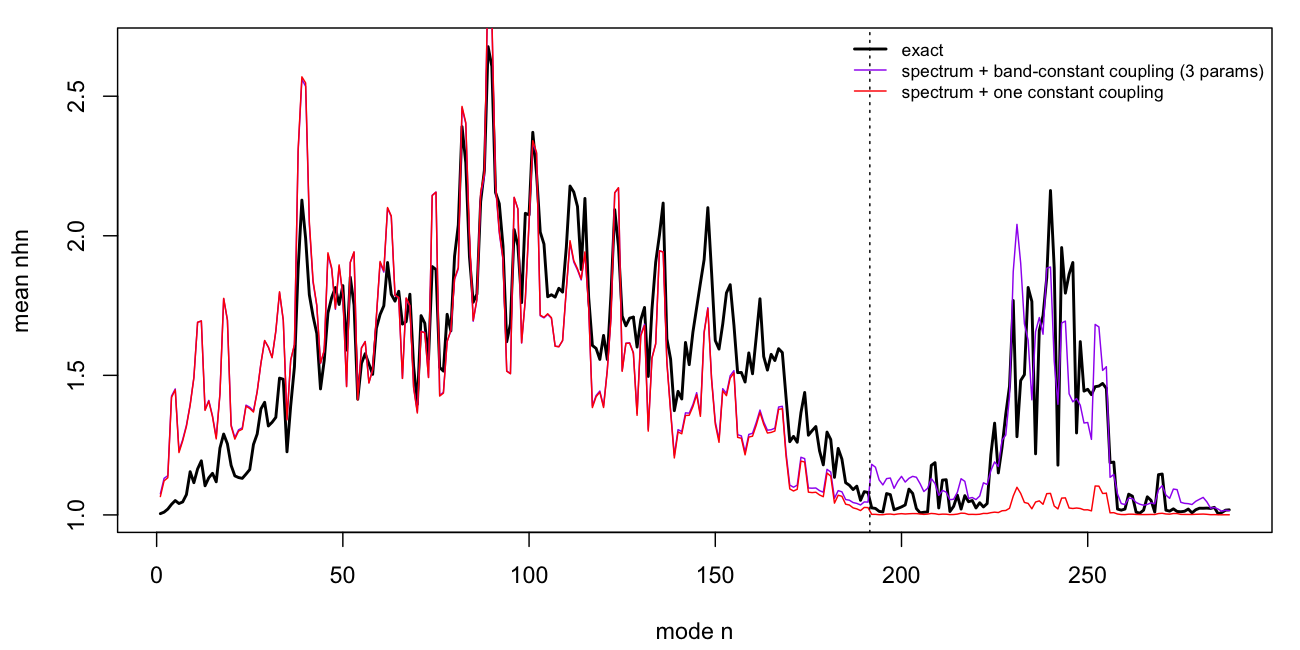

Here is the R script that generated this plot:
# Run from the package root: Rscript dev/explorations/motion_comparisons/nhn_bands.R
out_dir <- "dev/explorations/motion_comparisons"
d <- readRDS(file.path(out_dir, "nhn_scan.rds")); e <- readRDS(file.path(out_dir, "nhn_explain.rds"))
lambda <- d$lambda; n <- length(lambda); nhn_mean <- e$nhn_mean
jump <- which.max(lambda[-1] / lambda[-n])
cat("largest ratio lambda[n+1]/lambda[n] at n =", jump, ":", signif(lambda[jump], 3), "->", signif(lambda[jump + 1], 3), "\n")
cat("modes below the jump:", jump, " above:", n - jump, " (nsites - 1 =", n / 3 + 2 - 1, "backbone bonds)\n")
exp_entropy <- function(w) { p <- w / rowSums(w); pl <- p * log(p); pl[p == 0] <- 0; exp(-rowSums(pl)) }
two_level_nhn <- function(dk, level) { theta <- 0.5 * atan2(2 * abs(dk), abs(outer(level, level, "-"))); w <- tan(theta)^2; diag(w) <- 1; exp_entropy(w) }
model_mean <- function(v, reps = 40, seed = 1) { set.seed(seed); acc <- 0
  for (r in seq_len(reps)) { z <- matrix(rnorm(n * n), n); z <- (z + t(z)) / sqrt(2); acc <- acc + two_level_nhn(z * sqrt(v), lambda) }
  acc / reps }
band <- ifelse(seq_len(n) <= jump, 1, 2)
# coupling sd depends only on the bands of n and m: s_ab, symmetric, three parameters
shape <- function(p) { s <- exp(p); m <- matrix(c(s[1], s[2], s[2], s[3]), 2); m[band, band]^2 }
sse <- function(p) sum((model_mean(shape(p), reps = 15) - nhn_mean)^2)
opt <- optim(log(c(0.04, 0.04, 0.1)), sse, method = "Nelder-Mead", control = list(maxit = 150))
pred <- model_mean(shape(opt$par))
cat("band-constant couplings (3 params) s11, s12, s22 =", signif(exp(opt$par), 3), "\n")
cat("  vs exact: pearson", round(cor(pred, nhn_mean), 3), " spearman", round(cor(pred, nhn_mean, method = "spearman"), 3), "\n")
emp <- d$dk2_mean; diag(emp) <- NA
for (a in 1:2) for (b in a:2) cat("  empirical rms coupling, bands", a, b, ":", signif(sqrt(mean(emp[band == a, band == b], na.rm = TRUE)), 3), "\n")
saveRDS(pred, file.path(out_dir, "nhn_bands_pred.rds"))
png(file.path(out_dir, "nhn_bands.png"), width = 1300, height = 650, res = 140)
par(mar = c(4.2, 4.2, 1, 1))
plot(seq_len(n), nhn_mean, type = "l", lwd = 2, xlab = "mode n", ylab = "mean nhn")
lines(seq_len(n), pred, col = "purple"); lines(seq_len(n), e$s0, col = "red"); abline(v = jump + 0.5, lty = 3)
legend("topright", c("exact", "spectrum + band-constant coupling (3 params)", "spectrum + one constant coupling"),
       col = c("black", "purple", "red"), lty = 1, lwd = c(2, 1, 1), cex = 0.75, bty = "n")
dev.off()
